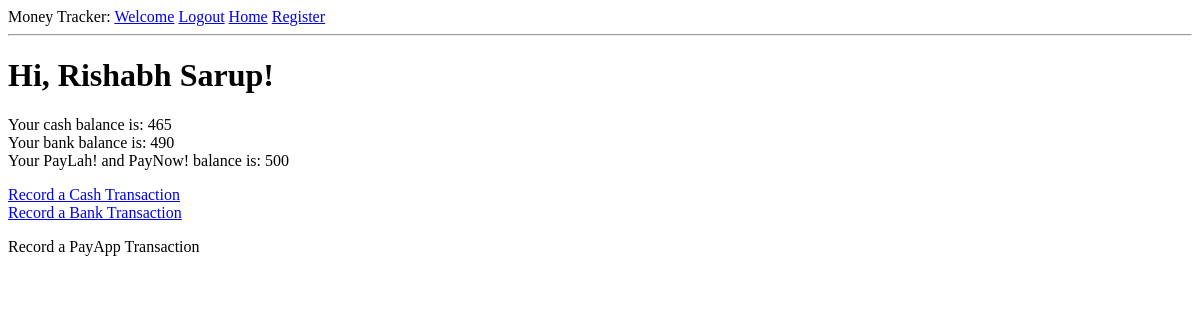
The page /home (signed in) on the database as committed earlier.
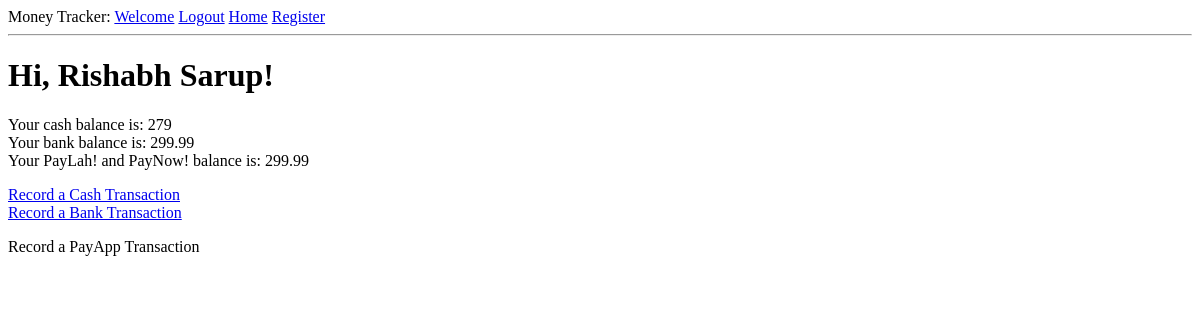
The same page on the database as committed later.
### app/models.py (models this page shows, shortened)
class User(UserMixin, db.Model):
    id = db.Column(db.Integer, primary_key=True)
    username = db.Column(db.String(64), index=True, unique=True)
    email = db.Column(db.String(120), index=True, unique=True)
    cashBalance = db.Column(db.Float, index = True)
    bankBalance = db.Column(db.Float, index = True)
    payappBalance = db.Column(db.Float, index = True)
    password_hash = db.Column(db.String(128))
    allCashTransactions = db.relationship('CashTransaction', backref = 'cashspender', lazy = 'dynamic')
    allBankTransactions = db.relationship('BankTransaction', backref= 'bankspender', lazy = 'dynamic')
    allPayAppTransactions = db.relationship('PayAppTransaction', backref = 'payappspender', lazy = 'dynamic' )

### app/routes.py (the view)
@app.route('/home')
@login_required
def home():
    user = {"username": "Rishabh Sarup"}
    return render_template('home.html', title = "Home", user=user)

### app/models.py (called while the page is built)
@login.user_loader
def load_user(id):
    return User.query.get(int(id))

### app/templates/home.html
{% extends "base.html" %}
{% block content %}
   <h1>Hi, {{ current_user.username }}!</h1>
   <p> Your cash balance is: {{current_user.cashBalance}}
     <br>
     Your bank balance is: {{current_user.bankBalance}}
     <br>
     Your PayLah! and PayNow! balance is: {{current_user.payappBalance}}
   </p>
   <a href = "{{url_for('logcash')}}"> Record a Cash Transaction </a> <br>
   <a href = "{{url_for('logbank')}}"> Record a Bank Transaction </a>
   <p> Record a PayApp Transaction </p>
{% endblock %}

### app/templates/base.html (shortened to what this page needs)
<html>
    <head>
    </head>
    <body>
        <div>
            Money Tracker:
            <a href="{{ url_for('index') }}">Welcome</a>
            {% if current_user.is_anonymous %}
            <a href="{{ url_for('login') }}">Login</a>
            {% else %}
            <a href="{{ url_for('logout') }}">Logout</a>
            {% endif %}
            <a href="{{ url_for('home') }}">Home</a>
            <a href = "{{url_for('register')}}"> Register</a>
        </div>
        <hr>
        {% block content %}{% endblock %}
    </body>
</html>

Rows that differ between the two databases and show on the page:
changed User "Rishabh Sarup": cashBalance "465" → "279"; bankBalance "490" → "299.99"; payappBalance "500" → "299.99"
